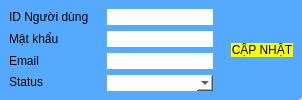
            <widget class="QWidget" name="page">
             <layout class="QVBoxLayout" name="verticalLayout_12">
              <property name="spacing">
               <number>0</number>
              </property>
              <property name="leftMargin">
               <number>0</number>
              </property>
              <property name="topMargin">
               <number>0</number>
              </property>
              <property name="rightMargin">
               <number>0</number>
              </property>
              <property name="bottomMargin">
               <number>0</number>
              </property>
              <item>
               <widget class="QFrame" name="frame_12">
                <property name="frameShape">
                 <enum>QFrame::StyledPanel</enum>
                </property>
                <property name="frameShadow">
                 <enum>QFrame::Raised</enum>
                </property>
                <widget class="QTableWidget" name="tableWidget_3">
                 <property name="geometry">
                  <rect>
                   <x>0</x>
                   <y>0</y>
                   <width>1011</width>
                   <height>331</height>
                  </rect>
                 </property>
                 <column>
                  <property name="text">
                   <string>ID</string>
                  </property>
                  <property name="textAlignment">
                   <set>AlignCenter</set>
                  </property>
                 </column>
                 <column>
                  <property name="text">
                   <string>PASS</string>
                  </property>
                  <property name="textAlignment">
                   <set>AlignCenter</set>
                  </property>
                 </column>
                 <column>
                  <property name="text">
                   <string>TYPE</string>
                  </property>
                  <property name="textAlignment">
                   <set>AlignCenter</set>
                  </property>
                 </column>
                 <column>
                  <property name="text">
                   <string>EMAIL</string>
                  </property>
                  <property name="textAlignment">
                   <set>AlignCenter</set>
                  </property>
                 </column>
                 <column>
                  <property name="text">
                   <string>PHONE</string>
                  </property>
                  <property name="textAlignment">
                   <set>AlignCenter</set>
                  </property>
                 </column>
                 <column>
                  <property name="text">
                   <string>STATUS</string>
                  </property>
                  <property name="textAlignment">
                   <set>AlignCenter</set>
                  </property>
                 </column>
                 <column>
                  <property name="text">
                   <string>EDIT</string>
                  </property>
                  <property name="textAlignment">
                   <set>AlignCenter</set>
                  </property>
                 </column>
                </widget>
               </widget>
              </item>
              <item>
               <widget class="QFrame" name="frame_13">
                <property name="styleSheet">
                 <string notr="true">background-color: rgb(85, 170, 255);
border-radius:0px;
border-bottom-right-radius:5px;
</string>
                </property>
                <property name="frameShape">
                 <enum>QFrame::StyledPanel</enum>
                </property>
                <property name="frameShadow">
                 <enum>QFrame::Raised</enum>
                </property>
                <layout class="QHBoxLayout" name="horizontalLayout_2">
                 <property name="spacing">
                  <number>0</number>
                 </property>
                 <property name="leftMargin">
                  <number>0</number>
                 </property>
                 <property name="topMargin">
                  <number>0</number>
                 </property>
                 <property name="rightMargin">
                  <number>0</number>
                 </property>
                 <property name="bottomMargin">
                  <number>0</number>
                 </property>
                 <item alignment="Qt::AlignRight">
                  <widget class="QFrame" name="frame_14">
                   <property name="frameShape">
                    <enum>QFrame::StyledPanel</enum>
                   </property>
                   <property name="frameShadow">
                    <enum>QFrame::Raised</enum>
                   </property>
                   <layout class="QVBoxLayout" name="verticalLayout_13">
                    <item alignment="Qt::AlignHCenter">
                     <widget class="QLabel" name="label_9">
                      <property name="styleSheet">
                       <string notr="true">font: 75 16pt &quot;MS Shell Dlg 2&quot;;</string>
                      </property>
                      <property name="text">
                       <string>ID Người dùng</string>
                      </property>
                     </widget>
                    </item>
                    <item>
                     <widget class="QLabel" name="label_10">
                      <property name="styleSheet">
                       <string notr="true">font: 75 16pt &quot;MS Shell Dlg 2&quot;;</string>
                      </property>
                      <property name="text">
                       <string>Mật khẩu</string>
                      </property>
                     </widget>
                    </item>
                    <item>
                     <widget class="QLabel" name="label_12">
                      <property name="styleSheet">
                       <string notr="true">font: 75 16pt &quot;MS Shell Dlg 2&quot;;</string>
                      </property>
                      <property name="text">
                       <string>Email</string>
                      </property>
                     </widget>
                    </item>
                    <item alignment="Qt::AlignTop">
                     <widget class="QLabel" name="label_13">
                      <property name="styleSheet">
                       <string notr="true">font: 75 16pt &quot;MS Shell Dlg 2&quot;;</string>
                      </property>
                      <property name="text">
                       <string>Status</string>
                      </property>
                     </widget>
                    </item>
                   </layout>
                  </widget>
                 </item>
                 <item>
                  <widget class="QFrame" name="frame_15">
                   <property name="frameShape">
                    <enum>QFrame::StyledPanel</enum>
                   </property>
                   <property name="frameShadow">
                    <enum>QFrame::Raised</enum>
                   </property>
                   <layout class="QVBoxLayout" name="verticalLayout_15">
                    <item>
                     <widget class="QLineEdit" name="idU">
                      <property name="styleSheet">
                       <string notr="true">font: 75 16pt &quot;MS Shell Dlg 2&quot;;
background-color: rgb(255, 255, 255);
border-radius:0px;</string>
                      </property>
                     </widget>
                    </item>
                    <item>
                     <widget class="QLineEdit" name="passU">
                      <property name="styleSheet">
                       <string notr="true">font: 75 16pt &quot;MS Shell Dlg 2&quot;;
background-color: rgb(255, 255, 255);
border-radius:0px;</string>
                      </property>
                     </widget>
                    </item>
                    <item>
                     <widget class="QLineEdit" name="emailU">
                      <property name="styleSheet">
                       <string notr="true">font: 75 16pt &quot;MS Shell Dlg 2&quot;;
background-color: rgb(255, 255, 255);
border-radius:0px;</string>
                      </property>
                     </widget>
                    </item>
                    <item>
                     <widget class="QComboBox" name="comboBox">
                      <property name="styleSheet">
                       <string notr="true">font: 75 16pt &quot;MS Shell Dlg 2&quot;;
background-color: rgb(255, 255, 255);
border-radius:0px;</string>
                      </property>
                     </widget>
                    </item>
                   </layout>
                  </widget>
                 </item>
                 <item>
                  <widget class="QFrame" name="frame_16">
                   <property name="frameShape">
                    <enum>QFrame::StyledPanel</enum>
                   </property>
                   <property name="frameShadow">
                    <enum>QFrame::Raised</enum>
                   </property>
                   <layout class="QVBoxLayout" name="verticalLayout_14">
                    <item>
                     <widget class="QPushButton" name="updateU">
                      <property name="cursor">
                       <cursorShape>OpenHandCursor</cursorShape>
                      </property>
                      <property name="styleSheet">
                       <string notr="true">font: 75 16pt &quot;MS Shell Dlg 2&quot;;
background-color: rgb(255, 255, 0);
border-radius:0px;</string>
                      </property>
                      <property name="text">
                       <string>CẬP NHẬT</string>
                      </property>
                     </widget>
                    </item>
                   </layout>
                  </widget>
                 </item>
                </layout>
               </widget>
              </item>
             </layout>
            </widget>
